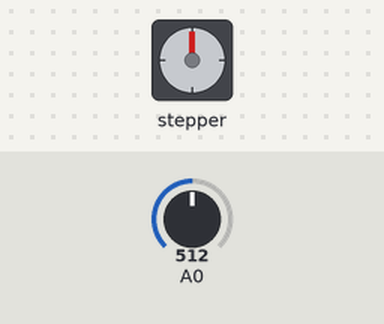
A sketch run on a simulated Arduino Uno, built with avr-gcc and run on an emulated ATmega328P. On the bench: stepper motor. Wiring (inferred from the names in the program): stepper motor driver (200 steps per turn assumed): step pin 3; direction pin 2. The test bench sets the inputs (shaded band); at power-on: A0 = 512.

Above: at 3.8 s.
3.9 s: A0 set to 716
Timing chart, 0 to 6.9 s (numbered marks = the images above; inputs shaded):
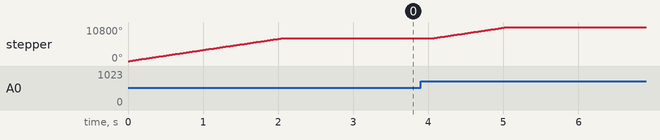

Measured:
- after the input at 3.9 s, stepper: turns 3600° clockwise in 1.0 s, starting after 0.14 s
- by itself, stepper: turns 7200° clockwise in 2.0 s

The sketch:

sketch_apr01a.ino
```cpp
int dirpin = 2;
int steppin = 3;
int currentPos = 0;
int maxSteps = 2000;
int error = 0;
int potVal = 0;
int reqPos = 0;

void moveStepper(int steps)
{
  if(steps < 0){
    digitalWrite(dirpin, LOW);     // Set the direction.
    steps = -steps;
  }else{
    digitalWrite(dirpin, HIGH);     // Set the direction.
  }
  int i = 0;
  for(i = 0; i < steps*1000; i++){
    digitalWrite(steppin, LOW);  // This LOW to HIGH change is what creates the
    digitalWrite(steppin, HIGH); // "Rising Edge" so the easydriver knows to when to step.
    delayMicroseconds(500);      // This delay time is close to top speed for this
  }
}

void setup()
{
  pinMode(dirpin, OUTPUT);
  pinMode(steppin, OUTPUT);
}
void loop()
{
  potVal = analogRead(A0);

  reqPos = map(potVal, 0, 1023, 0, 9);
  error = reqPos - currentPos;
  currentPos += error;
  moveStepper(error);
  Serial.println(currentPos);
  delay(1000);
}
```
